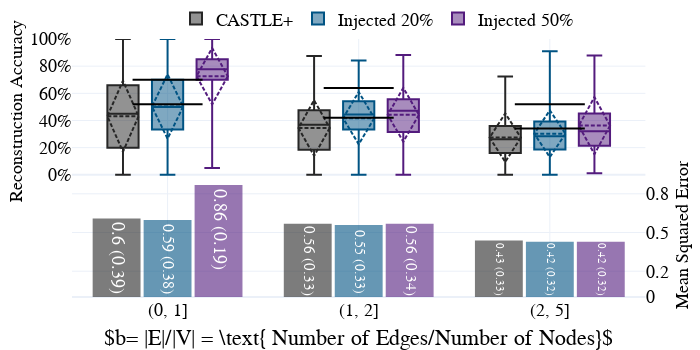

Write notebook code for a chart like this one.
### Code cell
## Versions
version = '(r_ex3|r_ex_2b|r_ex_5b|r_ex_1b_k50|r_ex_1b_50|r_ex_5b_50)'

df = collect_results(version=version, known_p = 0.2)

df['V2'] = df['V']
df['V'] = [int("50" in i) for i in df['V2'] ]

df['rebase_den20'] = (df['N_edges'].astype(int)-(df['N_edges']*0.2).astype(int))
df['rebase_den50'] = (df['N_edges'].astype(int)-(df['N_edges']*0.5).astype(int))

# df.loc[df['V']==0,'rebased'] = (df['matching'].astype(int)/df['rebase_den20']).clip(upper= 1)
# df.loc[df['V']==1,'rebased'] = (df['matching'].astype(int)/df['rebase_den50']).clip(upper= 1)

df['rebased20'] = (df['matching'].astype(int)/df['rebase_den20']).clip(upper= 1)
df['rebased50'] = (df['matching'].astype(int)/df['rebase_den50']).clip(upper= 1)

# display(df)

from utils import plot_ly_by_compare

# plot_ly_by_compare3(df, x='N_nodes', x_desc=r"$|V| = \text{ Number of Nodes in } \mathcal{G}$", 
# legend_cord=[0.5,1.15], names_list = ['CASTLE+','CASTLE+','Injected 20%','Injected 50%'],
# y1_range=[-0.9,1], y2_range= [0, 2], name='compnodes_v2', version='20kvs50k', xwidth = 700,  sec_blue='#ab56b3',
# save=save_figs, y1_vis=True)

plot_ly_by_compare3(df, x='branch_bin', x_desc=r"$b= |E|/|V| = \text{ Number of Edges/Number of Nodes}$", 
legend_cord=[0.5,1.15], names_list = ['CASTLE+','CASTLE+','Injected 20%','Injected 50%'],
y1_range=[-0.9,1], y2_range= [0, 2], name='compedges_v2', version='20kvs50k', xwidth = 700, sec_blue='#531b7d', sec_gray='#262626',
save=save_figs, y1_vis=True)

### Figure 1 — Plotly figure (JSON) as saved in the notebook; plotly's stock layout.template omitted (floating-point values rounded to 4 significant figures; data arrays with more than 128 entries replaced by an {"elided": "..."} marker saying what was removed)
{"data": [{"marker": {"color": "#262626", "line": {"color": "#262626", "width": 2}}, "name": "CASTLEMSE", "opacity": 0.6, "showlegend": false, "text": ["0.6 (0.39)", "0.56 (0.33)", "0.43 (0.33)"], "textposition": "auto", "type": "bar", "x": ["(0, 1]", "(1, 2]", "(2, 5]"], "xaxis": "x", "y": [0.6, 0.56, 0.43], "yaxis": "y2"}, {"marker": {"color": "#005383", "line": {"color": "#005383", "width": 2}}, "name": "InjectedMSE", "opacity": 0.6, "showlegend": false, "text": ["0.59 (0.38)", "0.55 (0.33)", "0.42 (0.32)"], "textposition": "inside", "type": "bar", "x": ["(0, 1]", "(1, 2]", "(2, 5]"], "xaxis": "x", "y": [0.59, 0.55, 0.42], "yaxis": "y2"}, {"marker": {"color": "#531b7d", "line": {"color": "#531b7d", "width": 2}}, "name": "InjectedMSE", "opacity": 0.6, "showlegend": false, "text": ["0.86 (0.19)", "0.56 (0.34)", "0.42 (0.32)"], "textposition": "inside", "type": "bar", "x": ["(0, 1]", "(1, 2]", "(2, 5]"], "xaxis": "x", "y": [0.86, 0.56, 0.42], "yaxis": "y2"}, {"boxmean": "sd", "boxpoints": false, "marker": {"color": "#262626"}, "name": "CASTLE+", "type": "box", "x": {"elided": "450 str values"}, "xaxis": "x", "y": {"elided": "450 float values"}, "yaxis": "y"}, {"marker": {"color": "Black", "line": {"color": "Black", "width": 2}, "size": 50, "symbol": "line-ew"}, "mode": "markers", "name": "CASTLE+20%", "showlegend": false, "type": "scatter", "x": ["(0, 1]", "(1, 2]", "(2, 5]"], "xaxis": "x", "y": [0.52, 0.42, 0.34], "yaxis": "y"}, {"marker": {"color": "Black", "line": {"color": "Black", "width": 2}, "size": 50, "symbol": "line-ew"}, "mode": "markers", "name": "CASTLE+50%", "showlegend": false, "type": "scatter", "x": ["(0, 1]", "(1, 2]", "(2, 5]"], "xaxis": "x", "y": [0.7, 0.64, 0.52], "yaxis": "y"}, {"boxmean": "sd", "boxpoints": false, "marker": {"color": "#005383"}, "name": "Injected 20%", "type": "box", "x": {"elided": "450 str values"}, "xaxis": "x", "y": {"elided": "450 float values"}, "yaxis": "y"}, {"boxmean": "sd", "boxpoints": false, "marker": {"color": "#531b7d"}, "name": "Injected 50%", "type": "box", "x": {"elided": "450 str values"}, "xaxis": "x", "y": {"elided": "450 float values"}, "yaxis": "y"}], "layout": {"annotations": [{"align": "left", "showarrow": false, "text": "Reconstruction Accuracy", "textangle": -90, "valign": "top", "xanchor": "left", "xref": "paper", "xshift": -371, "yanchor": "top", "yref": "paper", "yshift": 150}, {"align": "left", "showarrow": false, "text": "Mean Squared Error", "textangle": -90, "valign": "top", "xanchor": "left", "xref": "paper", "xshift": 294, "yanchor": "top", "yref": "paper", "yshift": 10}], "autosize": true, "bargap": 0.2, "bargroupgap": 0.1, "boxmode": "group", "font": {"color": "Black", "family": "Serif", "size": 18}, "height": 350, "legend": {"orientation": "h", "x": 0.5, "xanchor": "center", "y": 1.15, "yanchor": "top"}, "margin": {"b": 0, "l": 10, "pad": 0, "r": 10, "t": 10}, "showlegend": true, "title": {"text": ""}, "width": 700, "xaxis": {"anchor": "y", "domain": [0, 0.94], "showgrid": true, "title": {"text": "$b= |E|/|V| = \\text{ Number of Edges/Number of Nodes}$"}}, "yaxis": {"anchor": "x", "domain": [0, 1], "nticks": 10, "range": [-0.9, 1], "showgrid": true, "showticklabels": true, "tickformat": ".0%", "tickvals": [0, 0.2, 0.4, 0.6, 0.8, 1], "title": {"text": ""}, "zeroline": true}, "yaxis2": {"anchor": "x", "nticks": 10, "overlaying": "y", "range": [0, 2], "showgrid": true, "showticklabels": true, "side": "right", "tickvals": [0, 0.2, 0.5, 0.8], "title": {"text": ""}, "zeroline": true}}}
